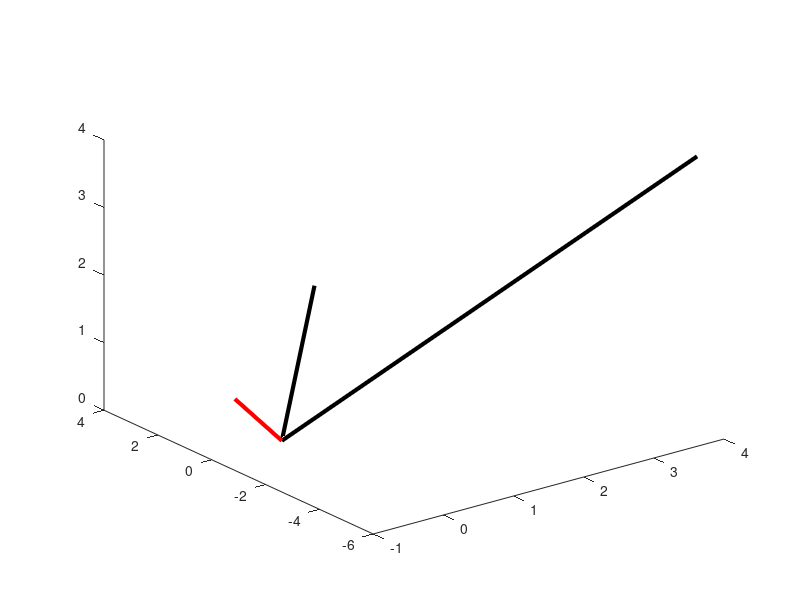

Source code (MATLAB): (Note: this script raises an error after producing the figure.)
%% visualising the plane spanned by two 3D vectors

% Two vectors to define a plane
v1=[4 -5 4]';
v2=[2 4 1]';

cp=  cross(v1,v2);
% Making cp an unit vector
cp=cp/norm(cp);

%draw the vectors
figure(4), clf
plot3([0 v1(1)],[0 v1(2)],[0 v1(3)],'k','linew',3)
hold on
plot3([0 v2(1)],[0 v2(2)],[0 v2(3)],'k','linew',3)
plot3([0 cp(1)],[0 cp(2)],[0 cp(3)],'r','linew',3)

% draw the plane spanned by the vectors
h=ezmesh(@(x,y)v1(1)*x+v2(1)*y,...
         @(x,y)v1(2)*x+v2(2)*y,...
         @(x,y)v1(3)*x+v2(3)*y,...
         [-1 1 -1 1 -1 1]);
     
set(h,'facecolor','g','cdata',ones(50),'linestyle','none')
xlabel('c_1'),ylabel('c_2'),zlabel('c_3')
axis square
title('')
grid on, rotate3d on